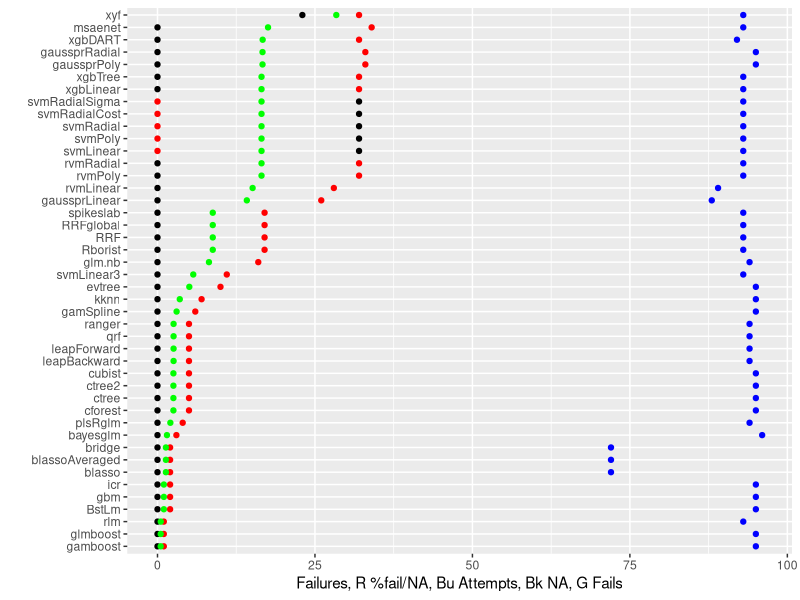
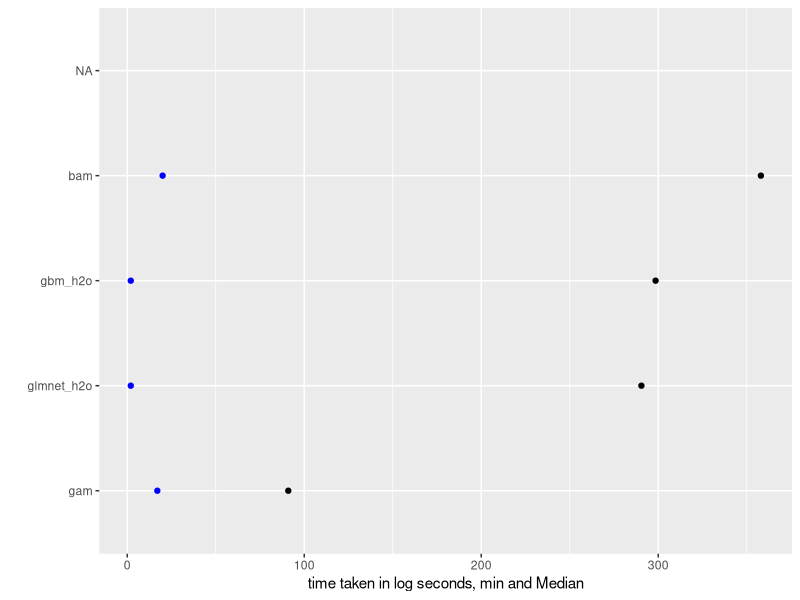
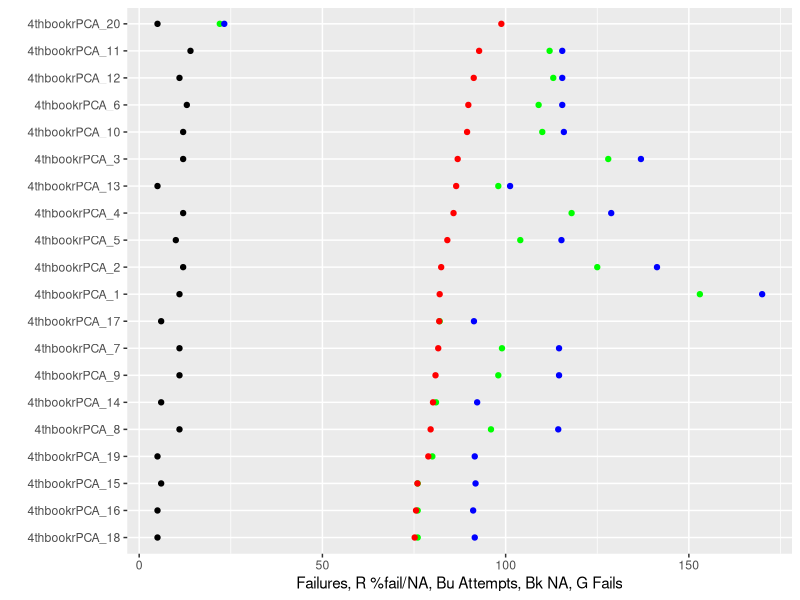
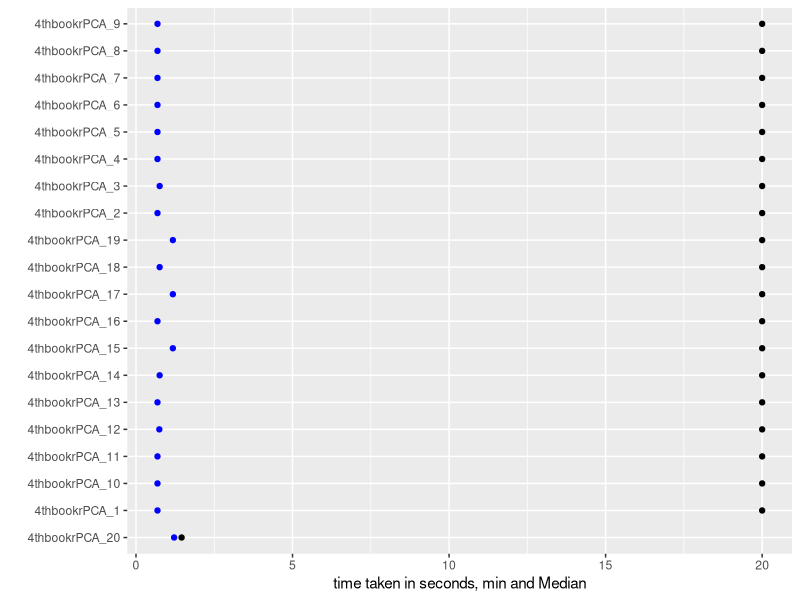
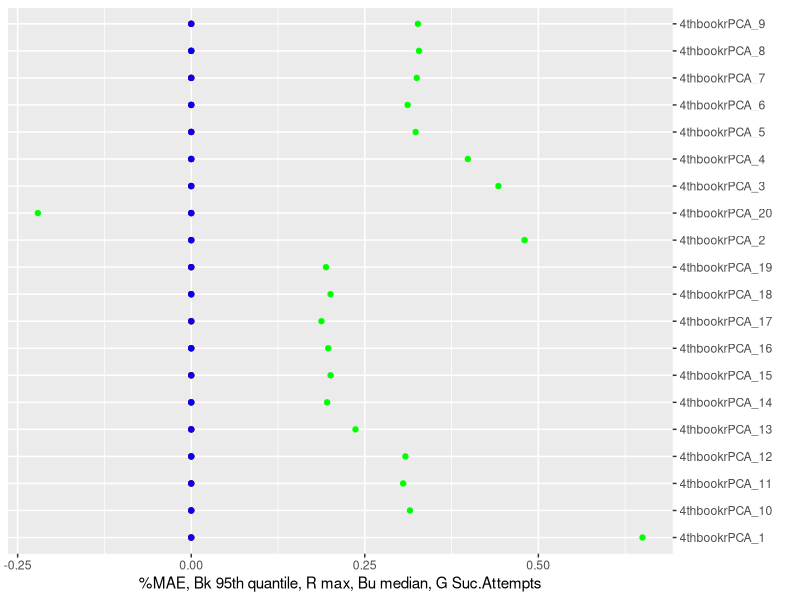
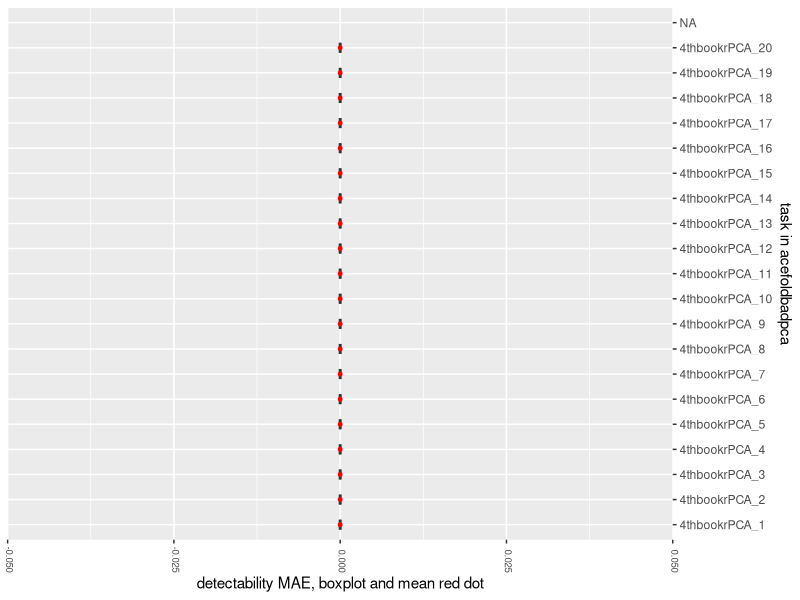
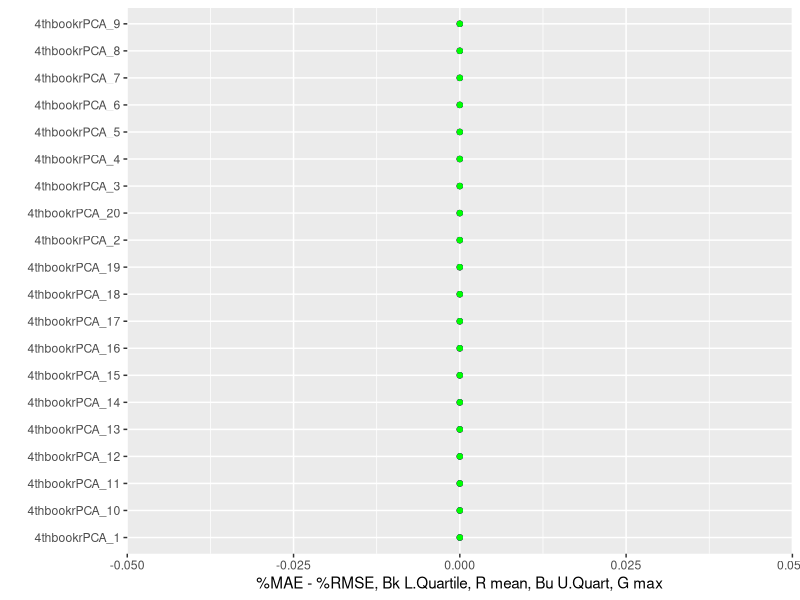
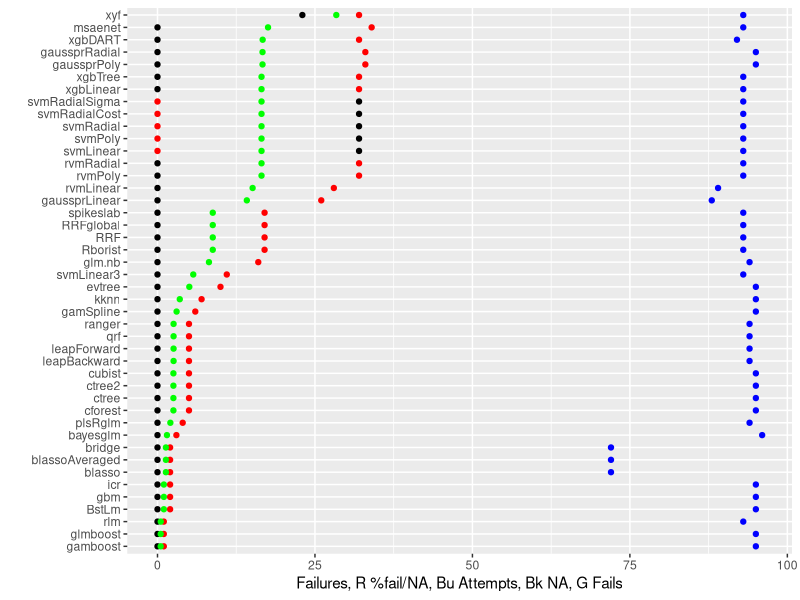

Write R code to recreate these figures, in order. (Note: this script raises an error after producing the figures.)
#ggplot: how  label, print to file
.libPaths("D:/R library/3.4")
exp.name<-"acefoldbadpca"
mainDir<-getwd()
subDir<-exp.name
expiramentresults<-read.csv("acefoldbadpca.csv", sep = ",",fill=TRUE, header =T,quote="",dec=".")
gene.expect<-matrix(data = NA, nrow = 100, ncol = 100, byrow = FALSE,
                    dimnames = NULL)#gene.expect<-read.csv("gens names.csv", sep = ",",fill=TRUE, header = F,quote="",dec=".")
dir.create(file.path(mainDir, subDir))
setwd(file.path(mainDir, subDir))

#for highfold
expiramentresults[,10] <- paste(expiramentresults[,10],expiramentresults[,16],sep="_")
expiramentresults<-expiramentresults[(expiramentresults[,7]!="perfect"),]
expiramentresults[,13] <- paste(expiramentresults[,13],expiramentresults[,9],sep="_")

library(ggplot2)    
library(reshape2) 
#######percent failed######
fails.df<-data.frame()
countr=0
for(algo in unique(expiramentresults[,7]))
{
  countr=countr+1
  fails.df[countr,1]<-algo
  fails.df[countr,2]<-as.numeric(sum(expiramentresults[,7]==algo))
  fails.df[countr,3]<-as.numeric(sum((expiramentresults[,1]=="Fail")*(expiramentresults[,7]==algo), na.rm = T))
  fails.df[countr,4]<-as.numeric(sum((is.na(expiramentresults[,1]))*(expiramentresults[,7]==algo)))
  fails.df[countr,5]<-(as.numeric(fails.df[countr,4])+as.numeric(fails.df[countr,3]))/as.numeric(fails.df[countr,2])
}
iti <- order(fails.df[,5],-fails.df[,4])
fails.df<-rbind(fails.df)[iti,]
write.table(fails.df,
            file = paste(exp.name,"Fails.csv", sep = ""), append =F, quote = F, sep = ",",
            eol = "\n", na = "", dec = ".", row.names = F,
            col.names = F, qmethod = "double")
not.interesting<-(fails.df[,5]==1) + (fails.df[,5]<.001)
I.fails.df<-fails.df[!not.interesting,]
library(ggplot2)

z<-ggplot(I.fails.df, aes(y = I.fails.df[,4], x = reorder(I.fails.df[,1], I.fails.df[,5]))) + geom_point()+ coord_flip()
z+ geom_point(colour="red",aes(I.fails.df[,1] ,I.fails.df[,3]),na.rm = TRUE)+
  geom_point(colour="blue",aes(I.fails.df[,1] ,I.fails.df[,2]))+
  geom_point(colour="green",aes(I.fails.df[,1] ,(I.fails.df[,5]*.5*max(I.fails.df[,2]))))+
  ylab(paste("Failures, R %fail/NA, Bu Attempts, Bk NA, G Fails")) + xlab("")
ggsave(paste(exp.name,"Fails.png", sep = ""),plot = last_plot(),scale = 3)

#####time taken#####
time.df<-data.frame()
countr=0
for(algo in unique(expiramentresults[,7]))
{
  countr=countr+1
  only.algo<-(expiramentresults[,7]==algo)
  time.df[countr,1]<-algo
  time.df[countr,2]<-min(expiramentresults[only.algo,21],na.rm = T)
  time.df[countr,3]<-median(expiramentresults[only.algo,21],na.rm = T)
  time.df[countr,4]<-mean(expiramentresults[only.algo,21],na.rm = T)
  time.df[countr,5]<-max(expiramentresults[only.algo,21],na.rm = T)
}
iti <- order(time.df[,3],time.df[,4])
time.df<-rbind(time.df)[iti,]
write.table(time.df,
            file = paste(exp.name,"Time.csv", sep = ""), append =F, quote = F, sep = ",",
            eol = "\n", na = "", dec = ".", row.names = F,
            col.names = F, qmethod = "double")
not.interesting<-(time.df[,3]<10) 
I.time.df<-time.df[!not.interesting,]
time.df[,2]<-log(time.df[,2])
time.df[,3]<-log(time.df[,3])

z<-ggplot(I.time.df, aes(y = I.time.df[,3], x = reorder(I.time.df[,1], I.time.df[,3]))) + geom_point()+ coord_flip()
z+   geom_point(colour="blue",aes(I.time.df[,1] ,I.time.df[,2]))+
  ylab(paste("time taken in log seconds, min and Median")) + xlab("")


  #geom_point(colour="green",aes(I.time.df[,1] ,(I.time.df[,6]/max(I.time.df[,6]))))
  ggsave(paste(exp.name,"Time.png", sep = ""),plot = last_plot(),scale = 3)
  
#####success by task#### 
fails.df<-data.frame()
countr=0
for(algo in unique(expiramentresults[,10]))
{
  countr=countr+1
  fails.df[countr,1]<-algo
  fails.df[countr,2]<-as.numeric(sum(expiramentresults[,10]==algo))
  fails.df[countr,3]<-as.numeric(sum((expiramentresults[,1]=="Fail")*(expiramentresults[,10]==algo), na.rm = T))
  fails.df[countr,4]<-as.numeric(sum((is.na(expiramentresults[,1]))*(expiramentresults[,10]==algo)))
  fails.df[countr,5]<-(as.numeric(fails.df[countr,4])+as.numeric(fails.df[countr,3]))/as.numeric(fails.df[countr,2])
}
iti <- order(fails.df[,5],-fails.df[,4])
fails.df<-rbind(fails.df)[iti,]
write.table(fails.df,
            file = paste(exp.name,"FailsTask.csv", sep = ""), append =F, quote = F, sep = ",",
            eol = "\n", na = "", dec = ".", row.names = F,
            col.names = F, qmethod = "double")
not.interesting<-(fails.df[,5]==1) + (fails.df[,5]<.01)
I.fails.df<-fails.df#[!not.interesting,]


z<-ggplot(I.fails.df, aes(y = I.fails.df[,4], x = reorder(I.fails.df[,1], I.fails.df[,5]))) + geom_point()+ coord_flip()
z+ geom_point(colour="green",aes(I.fails.df[,1] ,I.fails.df[,3]),na.rm = TRUE)+
  geom_point(colour="blue",aes(I.fails.df[,1] ,I.fails.df[,2]*170/max(I.fails.df[,2])))+
  geom_point(colour="red",aes(I.fails.df[,1] ,(I.fails.df[,5]*.5*max(I.fails.df[,2]))))+
  ylab(paste("Failures, R %fail/NA, Bu Attempts, Bk NA, G Fails")) + xlab("")

ggsave(paste(exp.name,"FailTask.png", sep = ""),plot = last_plot(),scale = 3)

#####time taken by task#####
time.df<-data.frame()
countr=0
for(algo in unique(expiramentresults[,10]))
{
  countr=countr+1
  only.algo<-(expiramentresults[,10]==algo)
  time.df[countr,1]<-algo
  time.df[countr,2]<-min(expiramentresults[only.algo,17],na.rm = T)
  time.df[countr,3]<-median(expiramentresults[only.algo,17],na.rm = T)
  time.df[countr,4]<-mean(expiramentresults[only.algo,17],na.rm = T)
  time.df[countr,5]<-max(expiramentresults[only.algo,17],na.rm = T)
}
iti <- order(time.df[,3],time.df[,4])
time.df<-rbind(time.df)[iti,]
write.table(time.df,
            file = paste(exp.name,"TimeTask.csv", sep = ""), append =F, quote = F, sep = ",",
            eol = "\n", na = "", dec = ".", row.names = F,
            col.names = F, qmethod = "double")
not.interesting<-(time.df[,3]<40) 
I.time.df<-time.df#[!not.interesting,]

z<-ggplot(I.time.df, aes(y = I.time.df[,3], x = reorder(I.time.df[,1], I.time.df[,3]))) + geom_point()+ coord_flip()
z+   geom_point(colour="blue",aes(I.time.df[,1] ,I.time.df[,2]))+
  ylab(paste("time taken in seconds, min and Median")) + xlab("")
ggsave(paste(exp.name,"TimeTask.png", sep = ""),plot = last_plot(),scale = 3)

#geom_point(colour="red",aes(I.time.df[,1] ,I.time.df[,4]),na.rm = TRUE)
#+
#geom_point(colour="green",aes(I.time.df[,1] ,(I.time.df[,6]/max(I.time.df[,6]))))

######power to detect by task#####
exp.res.noF<-expiramentresults[,1]
exp.res.noF<-as.numeric(levels(exp.res.noF))[exp.res.noF]
exp.res.noF[is.na(exp.res.noF)]<-0
exp.res.noF[exp.res.noF<(-3)]<-(-3)
power.df<-data.frame()
countr=0
for(algo in unique(expiramentresults[,10]))
{
  countr=countr+1
  only.algo<-as.logical((expiramentresults[,10]==algo)*(expiramentresults[,1]!="Fail"))
  only.algo[is.na(only.algo)]<-F
  if(sum(only.algo, na.rm=T)<1) {
    countr=countr-1    
    next()}
  power.df[countr,1]<-algo
  power.df[countr,2]<-min(exp.res.noF[only.algo],na.rm = T)
  power.df[countr,3]<-median(exp.res.noF[only.algo],na.rm = T)
  power.df[countr,4]<-round(mean(exp.res.noF[only.algo],na.rm = T),digits = 3)
  power.df[countr,5]<-max(exp.res.noF[only.algo],na.rm = T)
  power.df[countr,6]<-sum(only.algo, na.rm=T)
  power.df[countr,7]<-round(quantile(exp.res.noF[only.algo], probs = .95, na.rm =T),digits = 3)
  power.df[countr,8]<-round(quantile(exp.res.noF[only.algo], probs = .75, na.rm =T),digits = 3)
  
}

iti <- order(power.df[,5],power.df[,7])
power.df<-rbind(power.df)[iti,]
write.table(power.df,
            file = paste(exp.name,"PowerTask.csv", sep = ""), append =F, quote = F, sep = ",",
            eol = "\n", na = "", dec = ".", row.names = F,
            col.names = F, qmethod = "double")
#power.df<-data.frame(power.df, row.names = 1:length(power.df[,1]))
not.interesting<-(power.df[,6]<10)+ is.na(power.df[,6]) 
I.power.df<-power.df[!not.interesting,]

z<-ggplot(I.power.df, aes(y = I.power.df[,7], x = reorder(I.power.df[,1], I.power.df[,5]))) + geom_point()+ coord_flip()
z+ geom_point(colour="red",aes(I.power.df[,1] ,I.power.df[,5]),na.rm = TRUE)+scale_x_discrete(position = "top")+
  geom_point(colour="blue",aes(I.power.df[,1] ,I.power.df[,3]))+
  #geom_point(colour="purple",aes(I.power.df[,1] ,I.power.df[,3]))+
  geom_point(colour="green",aes(I.power.df[,1] ,(I.power.df[,6]/max(I.power.df[,6])-.35)))+
  ylab(paste("%MAE, Bk 95th quantile, R max, Bu median, G Suc.Attempts")) + xlab("")
ggsave(paste(exp.name,"PowerTask.png", sep = ""),plot = last_plot(),scale = 3)

ttdd<-data.frame()
ttdz<-data.frame()
iti <- order(power.df[,4],power.df[,3])
power.df<-rbind(power.df)[iti,]
orderedlevels<-factor(expiramentresults[,10], power.df[,1],  ordered = T)
ttdz<-data.frame(exp.res.noF,orderedlevels)
ttdd<-ttdz[expiramentresults[,1]!="Fail",]

p <- ggplot(as.data.frame(ttdd), aes(x=melt(ttdd)[,1],y=melt(ttdd)[,3]))
p  +geom_boxplot(width=0.4) + stat_summary(fun.y = "mean", colour = "red", size = 1, geom = "point")+
  theme(axis.text.x=element_text(size=7, angle=270,hjust=0.95,vjust=0.2))+scale_x_discrete(position = "top")+
  xlab(paste("task in",exp.name)) + ylab("detectability MAE, boxplot and mean red dot") + coord_flip()

ggsave(paste(exp.name,"PowerTaskMean.png", sep = ""),plot = last_plot(),scale = 3)
#some algos are better at some category of tasks and missing them could affect statistic metric index
########difference between %MAE & %RMSE by task####
exp.res.noF<-expiramentresults[,1]
exp.res.noF<-as.numeric(levels(exp.res.noF))[exp.res.noF]
exp.res.noF[is.na(exp.res.noF)]<-0

exp.res.noF2<-expiramentresults[,2]
exp.res.noF2<-as.numeric(levels(exp.res.noF2))[exp.res.noF2]
exp.res.noF2[is.na(exp.res.noF2)]<-0
Results.Defactor<-data.frame(exp.res.noF,exp.res.noF2,expiramentresults[,3:length(expiramentresults[1,])])

exp.res.noFZ<-exp.res.noF;exp.res.noFZ2<-exp.res.noF2
for(countr in 1:length(exp.res.noFZ))
{if(exp.res.noFZ[countr]<(-3)) exp.res.noFZ[countr]<-(-3)
  if(exp.res.noFZ2[countr]<(-3)) exp.res.noFZ2[countr]<-(-3) }
res.diff<-round((exp.res.noFZ-exp.res.noFZ2),digits = 3)
rel.res.diff<-(round((exp.res.noFZ-exp.res.noFZ2)/(exp.res.noFZ+exp.res.noFZ2),digits = 3))
rel.res.diff[is.na(rel.res.diff)]<-0

diff.df<-data.frame()
countr=0
for(algo in unique(Results.Defactor[,10]))
{
  countr=countr+1
  only.algo<-as.logical((Results.Defactor[,10]==algo)*(expiramentresults[,1]!="Fail"))
  only.algo[is.na(only.algo)]<-F
  if(sum(only.algo, na.rm=T)<1) {
    countr=countr-1    
    next()}
  diff.df[countr,1]<-algo
  diff.df[countr,2]<-sum(only.algo, na.rm=T)  
  fivenumber<-round(fivenum(res.diff[only.algo],na.rm = T),digits = 3)
  diff.df[countr,3]<-(fivenumber[1]);diff.df[countr,4]<-(fivenumber[2])
  diff.df[countr,5]<-(fivenumber[3]);diff.df[countr,6]<-(fivenumber[4]);diff.df[countr,7]<-(fivenumber[5])
  diff.df[countr,8]<-round(mean(res.diff[only.algo],na.rm = T),digits = 3)
  fivenumber<-round(fivenum(rel.res.diff[only.algo],na.rm = T),digits = 3)
  diff.df[countr,9]<-(fivenumber[1]);diff.df[countr,10]<-(fivenumber[2])
  diff.df[countr,11]<-(fivenumber[3]);diff.df[countr,12]<-(fivenumber[4]);diff.df[countr,13]<-(fivenumber[5])
  diff.df[countr,14]<-round(mean(rel.res.diff[only.algo],na.rm = T),digits = 3)
}

iti <- order(diff.df[,5],diff.df[,11])
diff.df<-rbind(diff.df)[iti,]
write.table(diff.df,
            file = paste(exp.name,"DiffTask.csv", sep = ""), append =F, quote = F, sep = ",",
            eol = "\n", na = "", dec = ".", row.names = F,
            col.names = F, qmethod = "double")
#diff.df<-data.frame(diff.df, row.names = 1:length(diff.df[,1]))
not.interesting<-(diff.df[,6]<10)+ is.na(diff.df[,6]) 
I.diff.df<-diff.df#[!not.interesting,]

z<-ggplot(I.diff.df, aes(y = I.diff.df[,4], x = reorder(I.diff.df[,1], I.diff.df[,8]))) + geom_point()+ coord_flip()
z+ geom_point(colour="red",aes(I.diff.df[,1] ,I.diff.df[,8]),na.rm = TRUE)+
  geom_point(colour="blue",aes(I.diff.df[,1] ,I.diff.df[,6]))+
  geom_point(colour="green",aes(I.diff.df[,1] ,(I.diff.df[,7])))+
  ylab(paste("%MAE - %RMSE, Bk L.Quartile, R mean, Bu U.Quart, G max")) + xlab("")
ggsave(paste(exp.name,"DiffTask.png", sep = ""),plot = last_plot(),scale = 3)

#########acceptable minimum ######
acceptablePloss<-.05
lowestFindScore<-.01
acceptAlgo.df<-data.frame()
acceptAlgo.df[1,1]<-NA
acceptAlgo.df[,c(1:400)]<-NA
acceptAlgo.Rdf<-data.frame()
acceptAlgo.Rdf[1,1]<-NA
acceptAlgo.Rdf[,c(1:400)]<-NA
countr=0
for(algo in unique(expiramentresults[,10]))
{
  countr=countr+1
  only.algo<-as.logical((expiramentresults[,10]==algo)*(expiramentresults[,1]!="Fail"))
  only.algo[is.na(only.algo)]<-F
  if(sum(only.algo, na.rm=T)<1) {
    countr=countr-1    
    next()}
  taskSeek=(power.df[,1]==algo)
  if(power.df[taskSeek,5]<lowestFindScore) {countr=countr-1 ; next()}
  minAccept<-power.df[taskSeek,5]*(1-acceptablePloss)
  acceptAlgo.df[countr,1]<-algo
  acceptAlgo<-as.logical((exp.res.noF>minAccept)*only.algo)
  acceptAlgo.df[countr,2]<-sum(acceptAlgo)
  acceptAlgo.df[countr,3]<-power.df[taskSeek,5]
  acceptAlgo.df[countr,4:(sum(acceptAlgo)+3)]<-as.character(expiramentresults[acceptAlgo,7])
  acceptAlgo.Rdf[countr,4:(sum(acceptAlgo)+3)]<-as.numeric(as.character(expiramentresults[acceptAlgo,1]))
 }

for(countr in 1:length(acceptAlgo.df[,3]))
{
  iti <- order(as.numeric(acceptAlgo.Rdf[countr,4:(acceptAlgo.df[countr,2]+3)]), decreasing = T)
  acceptAlgo.df[countr,4:(acceptAlgo.df[countr,2]+3)]<-(acceptAlgo.df[countr,4:(acceptAlgo.df[countr,2]+3)])[iti]
}

iti <- order(acceptAlgo.df[,3],acceptAlgo.df[,2])
#acceptAlgo.df<-rbind(acceptAlgo.df)[iti,]
gene.expect[,3]<-1#,gene.expect[length(acceptAlgo.df[,1]),3]
out<-data.frame(acceptAlgo.df[,1:2],acceptAlgo.df[,3:length(acceptAlgo.df[1,])])
write.table(out,
            file = paste(exp.name,acceptablePloss,"MinNecessary.csv", sep = ""), append =F, quote = F, sep = ",",
            eol = "\n", na = "", dec = ".", row.names = F,
            col.names = F, qmethod = "double")



######power to detect#####
if(F){ 
exp.res.noF<-expiramentresults[,1]
exp.res.noF<-as.numeric(levels(exp.res.noF))[exp.res.noF]
exp.res.noF[is.na(exp.res.noF)]<-0
exp.res.noF[exp.res.noF<(-3)]<-(-3)

algPower.df<-data.frame()
countr=0
for(algo in unique(expiramentresults[,7]))
{
  countr=countr+1
  only.algo<-as.logical((expiramentresults[,7]==algo)*(expiramentresults[,1]!="Fail"))
  only.algo[is.na(only.algo)]<-F
  if(sum(only.algo, na.rm=T)<1) {
    countr=countr-1    
    next()}
  algPower.df[countr,1]<-algo
  algPower.df[countr,2]<-round(mean(exp.res.noF[only.algo],na.rm = T),digits = 3)

}

algo.max<-vector()
for(countr in 1:length(exp.res.noF)){
  for(task in 1:length(power.df[,1])){
    if(power.df[task,1]==expiramentresults[countr,10]){
      algo.max[countr]<-power.df[task,5]}}}

algo.max[algo.max<.2]<-.2
exp.res.noF<-exp.res.noF/algo.max
#exp.res.noF<-exp.res.noF+1-algo.max

#algPower.df<-data.frame()
countr=0
for(algo in unique(expiramentresults[,7]))
{
  countr=countr+1
  only.algo<-as.logical((expiramentresults[,7]==algo)*(expiramentresults[,1]!="Fail"))
  only.algo[is.na(only.algo)]<-F
  if(sum(only.algo, na.rm=T)<1) {
    countr=countr-1    
    next()}
  #algPower.df[countr,1]<-algo
  algPower.df[countr,3]<-min(exp.res.noF[only.algo],na.rm = T)
  algPower.df[countr,4]<-median(exp.res.noF[only.algo],na.rm = T)
  #algPower.df[countr,4]<-round(mean(exp.res.noF[only.algo],na.rm = T),digits = 3)
  algPower.df[countr,5]<-max(exp.res.noF[only.algo],na.rm = T)
  algPower.df[countr,6]<-sum(only.algo, na.rm=T)
  algPower.df[countr,7]<-round(quantile(exp.res.noF[only.algo], probs = c(.7), na.rm =T),digits = 3)
  algPower.df[countr,8]<-round(quantile(exp.res.noF[only.algo], probs = c(.8), na.rm =T),digits = 3)
  algPower.df[countr,9]<-round(quantile(exp.res.noF[only.algo], probs = c(.9), na.rm =T),digits = 3)
}

iti <- order(algPower.df[,4],algPower.df[,8])
algPower.df<-rbind(algPower.df)[iti,]
write.table(algPower.df,
            file = paste(exp.name,"Power.csv", sep = ""), append =F, quote = F, sep = ",",
            eol = "\n", na = "", dec = ".", row.names = F,
            col.names = F, qmethod = "double")
#algPower.df<-data.frame(algPower.df, row.names = 1:length(algPower.df[,1]))
I.power.df<-algPower.df[!not.interesting,]

z<-ggplot(I.power.df, aes(y = I.power.df[,2], x = reorder(I.power.df[,1], I.power.df[,2]))) + 
  geom_point()+#+##+coord_flip()
  theme(axis.text.x=element_text(size=7, angle=270,hjust=0.95,vjust=0.2))+scale_x_discrete(position = "top")
z+ geom_point(colour="red",aes(I.power.df[,1] ,I.power.df[,8]),na.rm = TRUE)+
  geom_point(colour="blue",aes(I.power.df[,1] ,I.power.df[,5]))+
  xlab("") + ylab("%MAE, ord. by mean, G Succ.Attempts, Bk mean, Bu P R Max 90 80 quant of max for task") +
  geom_point(colour="purple",aes(I.power.df[,1] ,I.power.df[,9]))+
  geom_point(colour="green",aes(I.power.df[,1] ,(I.power.df[,6]/max(I.power.df[,6])-.45)))
ggsave(paste(exp.name,"Power.png", sep = ""),plot = last_plot(),scale = 3)

#some tasks are harder and thus improvement in them should count for more
#that affects the black mean but not red-blue bc 1-0 is % of max score on that task
#some algos are better at some category of tasks and these tasks are overepresented
#that affects the black mean but less red-blue bc as only method's best 20% matter
z<-ggplot(I.power.df, aes(y = I.power.df[,2], x = reorder(I.power.df[,1], I.power.df[,8]))) + 
  geom_point()+#+##+coord_flip()
  theme(axis.text.x=element_text(size=7, angle=270,hjust=0.95,vjust=0.2))+scale_x_discrete(position = "top")
z+ geom_point(colour="red",aes(I.power.df[,1] ,I.power.df[,8]),na.rm = TRUE)+
  geom_point(colour="blue",aes(I.power.df[,1] ,I.power.df[,5]))+
  xlab("") + ylab("%MAE, ord. by 80%, G Succ.Attempts, Bk mean, Bu P R Max 90 80 quant of max for task") +
  geom_point(colour="purple",aes(I.power.df[,1] ,I.power.df[,9]))+
  geom_point(colour="green",aes(I.power.df[,1] ,(I.power.df[,6]/max(I.power.df[,6])-.45)))
ggsave(paste(exp.name,"PowerReorder.png", sep = ""),plot = last_plot(),scale = 3)
z<-ggplot(I.power.df, aes(y = I.power.df[,2], x = reorder(I.power.df[,1], I.power.df[,9]))) + 
  geom_point()+#+##+coord_flip()
  theme(axis.text.x=element_text(size=7, angle=270,hjust=0.95,vjust=0.2))+scale_x_discrete(position = "top")
z+ geom_point(colour="red",aes(I.power.df[,1] ,I.power.df[,8]),na.rm = TRUE)+
  geom_point(colour="blue",aes(I.power.df[,1] ,I.power.df[,5]))+
  xlab("") + ylab("%MAE, ord. by 90%, G Succ.Attempts, Bk mean, Bu P R Max 90 80 quant of max for task") +
  geom_point(colour="purple",aes(I.power.df[,1] ,I.power.df[,9]))+
  geom_point(colour="green",aes(I.power.df[,1] ,(I.power.df[,6]/max(I.power.df[,6])-.45)))
ggsave(paste(exp.name,"PowerReorder2.png", sep = ""),plot = last_plot(),scale = 3)
}
######power to detect by pipe#####
for (itr1 in c("algonly","pipe")) {
  if(itr1=="pipe") expiramentresults[,7] <- paste(expiramentresults[,7],expiramentresults[,13],sep = "_") 
for (itr2 in c("abs","relmax")) {
    
  out.file.name<-paste0("Power",itr1,itr2)
exp.res.noF<-expiramentresults[,1]
exp.res.noF<-as.numeric(levels(exp.res.noF))[exp.res.noF]
exp.res.noF[is.na(exp.res.noF)]<-0
exp.res.noF[exp.res.noF<(-3)]<-(-3)

algPower.df<-data.frame()
countr=0
for(algo in unique(expiramentresults[,7]))
{
  countr=countr+1
  only.algo<-as.logical((expiramentresults[,7]==algo)*(expiramentresults[,1]!="Fail"))
  only.algo[is.na(only.algo)]<-F
  if(sum(only.algo, na.rm=T)<1) {
    countr=countr-1    
    next()}
  algPower.df[countr,1]<-algo
  algPower.df[countr,2]<-round(mean(exp.res.noF[only.algo],na.rm = T),digits = 3)
  
}

algo.max<-vector()
for(countr in 1:length(exp.res.noF)){
  for(task in 1:length(power.df[,1])){
    if(power.df[task,1]==expiramentresults[countr,10]){
      algo.max[countr]<-power.df[task,5]}}}

algo.max[algo.max<.2]<-.2
if(itr2=="relmax")
exp.res.noF<-exp.res.noF/algo.max
#exp.res.noF<-exp.res.noF+1-algo.max

#algPower.df<-data.frame()
countr=0
for(algo in unique(expiramentresults[,7]))
{
  countr=countr+1
  only.algo<-as.logical((expiramentresults[,7]==algo)*(expiramentresults[,1]!="Fail"))
  only.algo[is.na(only.algo)]<-F
  if(sum(only.algo, na.rm=T)<1) {
    countr=countr-1    
    next()}
  #algPower.df[countr,1]<-algo
  algPower.df[countr,3]<-round((min(exp.res.noF[only.algo],na.rm = T)),digits = 3)
  algPower.df[countr,4]<-round((median(exp.res.noF[only.algo],na.rm = T)),digits = 3)
  #algPower.df[countr,4]<-round(mean(exp.res.noF[only.algo],na.rm = T),digits = 3)
  algPower.df[countr,5]<-round((max(exp.res.noF[only.algo],na.rm = T)),digits = 3)
  algPower.df[countr,6]<-sum(only.algo, na.rm=T)
  algPower.df[countr,7]<-round(quantile(exp.res.noF[only.algo], probs = c(.7), na.rm =T),digits = 3)
  algPower.df[countr,8]<-round(quantile(exp.res.noF[only.algo], probs = c(.8), na.rm =T),digits = 3)
  algPower.df[countr,9]<-round(quantile(exp.res.noF[only.algo], probs = c(.9), na.rm =T),digits = 3)
}

iti <- order(algPower.df[,4],algPower.df[,8])
algPower.df<-rbind(algPower.df)[iti,]
colnames(algPower.df)<-c("name","mean","min","median","max","count","70%","80%","90%")
write.table(algPower.df,
            file = paste(exp.name,out.file.name,".csv", sep = ""), append =F, quote = F, sep = ",",
            eol = "\n", na = "", dec = ".", row.names = F,
            col.names = T, qmethod = "double")
#algPower.df<-data.frame(algPower.df, row.names = 1:length(algPower.df[,1]))
interesting<-(algPower.df[,4]>=(0))+(algPower.df[,8]>=(.25))+(algPower.df[,9]>=(.5))
if(itr2=="relmax" && itr1=="pipe")
not.interesting<-(algPower.df[,6]<5)+(algPower.df[,4]<=(-.7))+ (algPower.df[,8]<=(.07))+ is.na(algPower.df[,6])+(interesting<1)
if(itr2=="relmax" && itr1=="algonly")
not.interesting<-(algPower.df[,6]<5)+(algPower.df[,4]<=(-2))+ is.na(algPower.df[,6]) 
if(itr2=="abs" && itr1=="algonly")
  not.interesting<-(algPower.df[,6]<5)+(algPower.df[,4]<=(-.6))+ is.na(algPower.df[,6]) 
interesting<-(algPower.df[,4]>=(0))+(algPower.df[,8]>=(.2))+(algPower.df[,9]>=(.25))
if(itr2=="abs" && itr1=="pipe")
  not.interesting<-(algPower.df[,6]<5)+(algPower.df[,4]<=(-.7))+ (algPower.df[,8]<=(.07))+ is.na(algPower.df[,6])+(interesting<1)


I.power.df<-algPower.df[!not.interesting,]

z<-ggplot(I.power.df, aes(y = I.power.df[,2], x = reorder(I.power.df[,1], I.power.df[,2]))) + 
  geom_point()+#+##+coord_flip()
  theme(axis.text.x=element_text(size=7, angle=270,hjust=0.95,vjust=0.2))+scale_x_discrete(position = "top")
z+ geom_point(colour="red",aes(I.power.df[,1] ,I.power.df[,8]),na.rm = TRUE)+
  geom_point(colour="blue",aes(I.power.df[,1] ,I.power.df[,5]))+
  xlab("") + ylab("%MAE, ord. by mean, G Succ.Attempts, Bk mean, Bu P R Max 90 80 quant of max for task") +
  geom_point(colour="purple",aes(I.power.df[,1] ,I.power.df[,9]))+
  geom_point(colour="green",aes(I.power.df[,1] ,(I.power.df[,6]/max(I.power.df[,6])-.45)))
ggsave(paste(exp.name,out.file.name,".png", sep = ""),plot = last_plot(),scale = 3)

#some tasks are harder and thus improvement in them should count for more
#that affects the black mean but not red-blue bc 1-0 is % of max score on that task
#some algos are better at some category of tasks and these tasks are overepresented
#that affects the black mean but less red-blue bc as only method's best 20% matter
z<-ggplot(I.power.df, aes(y = I.power.df[,2], x = reorder(I.power.df[,1], I.power.df[,8]))) + 
  geom_point()+#+##+coord_flip()
  theme(axis.text.x=element_text(size=7, angle=270,hjust=0.95,vjust=0.2))+scale_x_discrete(position = "top")
z+ geom_point(colour="red",aes(I.power.df[,1] ,I.power.df[,8]),na.rm = TRUE)+
  geom_point(colour="blue",aes(I.power.df[,1] ,I.power.df[,5]))+
  xlab("") + ylab("%MAE, ord. by 80%, G Succ.Attempts, Bk mean, Bu P R Max 90 80 quant of max for task") +
  geom_point(colour="purple",aes(I.power.df[,1] ,I.power.df[,9]))+
  geom_point(colour="green",aes(I.power.df[,1] ,(I.power.df[,6]/max(I.power.df[,6])-.45)))
ggsave(paste(exp.name,out.file.name,"Reorder.png", sep = ""),plot = last_plot(),scale = 3)
z<-ggplot(I.power.df, aes(y = I.power.df[,2], x = reorder(I.power.df[,1], I.power.df[,9]))) + 
  geom_point()+#+##+coord_flip()
  theme(axis.text.x=element_text(size=7, angle=270,hjust=0.95,vjust=0.2))+scale_x_discrete(position = "top")
z+ geom_point(colour="red",aes(I.power.df[,1] ,I.power.df[,8]),na.rm = TRUE)+
  geom_point(colour="blue",aes(I.power.df[,1] ,I.power.df[,5]))+
  xlab("") + ylab("%MAE, ord. by 90%, G Succ.Attempts, Bk mean, Bu P R Max 90 80 quant of max for task") +
  geom_point(colour="purple",aes(I.power.df[,1] ,I.power.df[,9]))+
  geom_point(colour="green",aes(I.power.df[,1] ,(I.power.df[,6]/max(I.power.df[,6])-.45)))
ggsave(paste(exp.name,out.file.name,"Reorder2.png", sep = ""),plot = last_plot(),scale = 3)
    }
  }
################end#######
setwd(file.path(mainDir))
